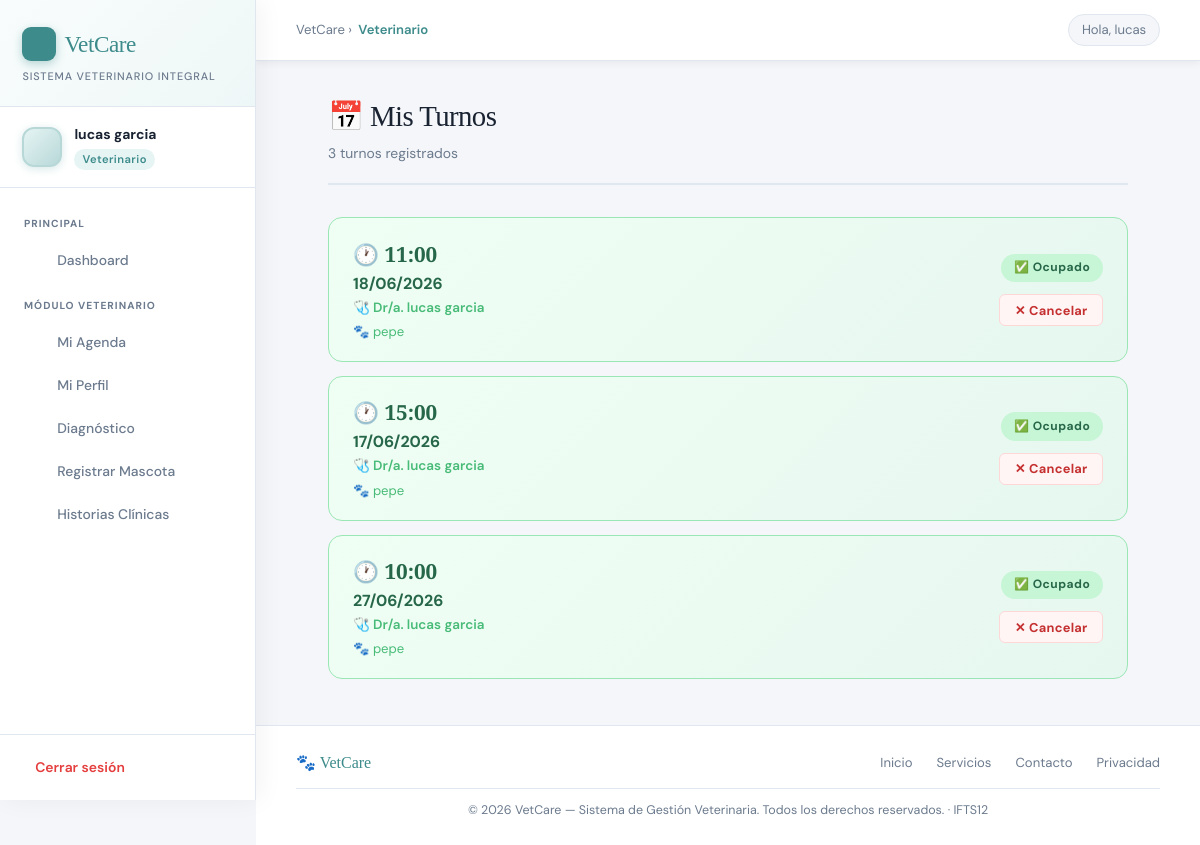
The page /turnos (signed in) on the database its author committed.
### app/models/usuario.py (models this page shows, shortened)
class Usuario(db.Model, UserMixin):
    id = db.Column(db.Integer, primary_key=True)
    nombre = db.Column(db.String(100), nullable=False)
    apellido = db.Column(db.String(100), nullable=False)
    dni = db.Column(db.String(20), unique=True, nullable=False)
    telefono = db.Column(db.String(20), nullable=False)
    correo = db.Column(db.String(150), unique=True, nullable=False)
    password_hash = db.Column(db.String(200), nullable=False)
    rol = db.Column(db.String(20), nullable=False)
    activo = db.Column(db.Boolean, default=True)

### app/models/turno.py (models this page shows)
class Turno(db.Model):
    id = db.Column(db.Integer, primary_key=True)
    fecha = db.Column(db.Date, nullable=False)
    hora = db.Column(db.Time, nullable=False)
    veterinario_id = db.Column(db.Integer, db.ForeignKey('usuario.id'), nullable=False)
    mascota_id = db.Column(db.Integer, db.ForeignKey('mascota.id'), nullable=True)
    dueno_id = db.Column(db.Integer, db.ForeignKey('usuario.id'), nullable=True)
    estado = db.Column(db.String(20), default='disponible')  # disponible, ocupado, cancelado
    tipo_consulta = db.Column(db.String(50), nullable=True)
    veterinario = db.relationship('Usuario', foreign_keys=[veterinario_id])
    dueno = db.relationship('Usuario', foreign_keys=[dueno_id])
    mascota = db.relationship('Mascota', foreign_keys=[mascota_id])

### app/models/mascota.py (models this page shows)
class Mascota (db.Model):
    id = db.Column(db.Integer, primary_key=True)
    nombre = db.Column(db.String(100), nullable = False)
    especie = db.Column(db.String(50), nullable = False)
    raza = db.Column(db.String(50), nullable = False)
    edad = db.Column(db.Integer, nullable = False)
    peso = db.Column(db.Float, nullable = False)
    dueno_id = db.Column(db.Integer, db.ForeignKey('usuario.id'), nullable = True)

### app/routes/turnos.py (the view)
@turnos.route('/turnos', methods=['GET'])
@login_required
def listar_turnos():
    if current_user.rol == 'dueno':
        mis_turnos = Turno.query.filter_by(dueno_id=current_user.id).all()
        return render_template('turnos/listar_turnos.html', turnos=mis_turnos)
    elif current_user.rol == 'veterinario':
        mis_turnos = Turno.query.filter_by(veterinario_id=current_user.id, estado='ocupado').all()
        return render_template('turnos/listar_turnos.html', turnos=mis_turnos)
    return redirect(url_for('turnos.admin_turnos'))

### app/models/usuario.py (called while the page is built)
@login_manager.user_loader
def load_user(user_id):
    return Usuario.query.get(int(user_id))

### app/templates/turnos/listar_turnos.html (shortened to what this page needs)
{% extends 'base.html' %}
{% block content %}
<div style="max-width: 800px; margin: 0 auto;">
    <div class="page-header">
        <div>
            <div class="page-title">📅 Mis Turnos</div>
            <div class="page-subtitle">
                {% if turnos %}
                    {{ turnos|length }} turno{{ 's' if turnos|length != 1 else '' }} registrado{{ 's' if turnos|length != 1 else '' }}
                {% else %}
                    Sin turnos registrados
                {% endif %}
            </div>
        </div>
    </div>
    {% if turnos %}
        {% for turno in turnos %}
        <div class="turno-agendado-card">
            <div>
                <div class="tur-hora">🕐 {{ turno.hora.strftime('%H:%M') }}</div>
                <div class="tur-fecha">{{ turno.fecha.strftime('%d/%m/%Y') }}</div>
                <div class="tur-vet">🩺 Dr/a. {{ turno.veterinario.nombre }} {{ turno.veterinario.apellido }}</div>
                {% if turno.mascota %}
                <div style="font-size:0.82rem; color:#48bb78; margin-top:0.2rem;">🐾 {{ turno.mascota.nombre }}</div>
                {% endif %}
            </div>
            <div style="display:flex; flex-direction:column; align-items:flex-end; gap:0.75rem;">
                <span class="tur-badge">✅ {{ turno.estado | capitalize }}</span>
                {% if turno.estado == 'ocupado' %}
                <form method="POST" action="{{ url_for('turnos.cancelar_turno', id=turno.id) }}"
                      onsubmit="return confirm('¿Cancelar este turno?')">
                    <button type="submit"
                            style="width:auto; padding:0.4rem 0.9rem; background:#fff5f5; color:#c53030; border:1.5px solid #fed7d7; border-radius:6px; font-size:0.8rem; font-weight:700; cursor:pointer; margin-top:0;">
                        ✕ Cancelar
                    </button>
                </form>
                {% endif %}
            </div>
        </div>
        {% endfor %}
    {% endif %}
</div>
{% endblock %}

### app/templates/base.html (shortened to what this page needs)
<!DOCTYPE html>
<html lang="es">
<head>
    <link rel="stylesheet" href="https://cdn.jsdelivr.net/npm/@tabler/icons-webfont@latest/tabler-icons.min.css">
</head>
<body>
{% if current_user.is_authenticated %}
<aside class="sidebar">
    <div class="sidebar-logo">
        <div class="brand">
            <div class="brand-icon"></div>
            VetCare
        </div>
        <div class="tagline">Sistema Veterinario Integral</div>
    </div>
    <div class="sidebar-user">
        <div class="user-avatar">
        </div>
        <div class="user-info">
            <div class="user-name">{{ current_user.nombre }} {{ current_user.apellido }}</div>
            <div class="user-role">{{ current_user.rol }}</div>
        </div>
    </div>
    <nav class="sidebar-nav">
        <div class="nav-section-label">Principal</div>
        <a href="{{ url_for('auth.dashboard') }}" class="nav-link">
            <span class="icon"></span> Dashboard
        </a>
        {% if current_user.rol == 'veterinario' %}
            <div class="nav-section-label">Módulo Veterinario</div>
            <a href="{{ url_for('veterinario.agenda') }}" class="nav-link">
                <span class="icon"></span> Mi Agenda
            </a>
            <a href="{{ url_for('veterinario.perfil') }}" class="nav-link">
                <span class="icon"></span> Mi Perfil
            </a>
            <a href="{{ url_for('veterinario.nuevo_diagnostico') }}" class="nav-link">
                <span class="icon"></span> Diagnóstico
            </a>
            <a href="{{ url_for('veterinario.registrar_mascota') }}" class="nav-link">
                <span class="icon"></span> Registrar Mascota
            </a>
            <a href="{{ url_for('mascotas.listar') }}" class="nav-link">
                <span class="icon"></span> Historias Clínicas
            </a>
        {% endif %}
    </nav>
    <div class="sidebar-footer">
        <a href="{{ url_for('auth.logout') }}" class="logout-btn">
            <span class="icon"></span> Cerrar sesión
        </a>
    </div>
</aside>
<div class="main-wrapper">
    <div class="inner-topbar">
        <div class="breadcrumb">
            VetCare &rsaquo; <span>{{ current_user.rol | capitalize }}</span>
        </div>
        <div class="top-right">
            <div class="greeting-chip">Hola, {{ current_user.nombre }}</div>
        </div>
    </div>
    <div class="main-content">
        {% block content %}{% endblock %}
    </div>
    <footer class="site-footer">
        <div class="footer-inner">
            <div class="footer-brand">🐾 VetCare</div>
            <div class="footer-links">
                <a href="#">Inicio</a>
                <a href="#">Servicios</a>
                <a href="#">Contacto</a>
                <a href="#">Privacidad</a>
            </div>
        </div>
        <div class="footer-copy">
            © 2026 VetCare — Sistema de Gestión Veterinaria. Todos los derechos reservados. · IFTS12
        </div>
    </footer>
</div>
{% endif %}
</body>
</html>

### rows shown on the page
Usuario: nombre "lucas", apellido "garcia", rol "Veterinario"
Turno: hora "11:00", fecha "18/06/2026", veterinario.nombre "lucas", veterinario.apellido "garcia", mascota.nombre "pepe", estado "Ocupado"
Turno: hora "15:00", fecha "17/06/2026", veterinario.nombre "lucas", veterinario.apellido "garcia", mascota.nombre "pepe", estado "Ocupado"
Turno: hora "10:00", fecha "27/06/2026", veterinario.nombre "lucas", veterinario.apellido "garcia", mascota.nombre "pepe", estado "Ocupado"

### other values the page prints
{{ turnos|length }} "3"
{{ 's' if turnos|length != 1 else '' }} "s"
